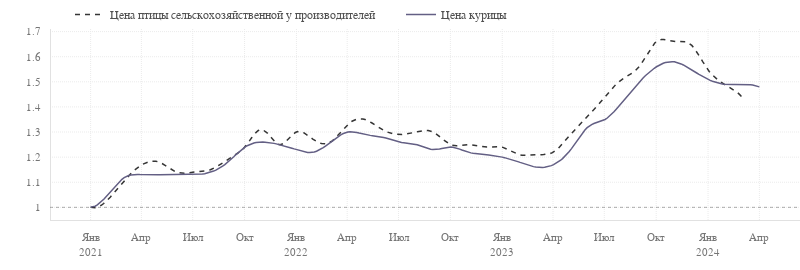

The cell this chart's notebook holds for it:
### Code cell
fig = go.Figure(layout=dict(width=800, height=270))


fig.add_trace(
    go.Scatter(
        x=smoothed(normalized_by_first(poultry_raw).round(2), datetime_index=True).index,
        y=smoothed(normalized_by_first(poultry_raw).round(2),  datetime_index=True).values.ravel(),
        mode='lines', line_color=palette[-5], line_dash='5px', hoverinfo='skip',
        name='Цена птицы сельскохозяйственной у производителей'
    )
)
fig.add_trace(
    go.Scatter(
        x=normalized_by_first(poultry_raw).round(2).index,
        y=normalized_by_first(poultry_raw).round(2).values.ravel(),
        marker=dict(opacity=0, size=5),
        mode='markers', line_color=palette[-5], showlegend=False,
        name='Цена птицы сельскохозяйственной у производителей'
    )
)
fig.add_trace(
    go.Scatter(
        x=smoothed(normalized_by_first(poultry).round(2), datetime_index=True).index,
        y=smoothed(normalized_by_first(poultry).round(2),  datetime_index=True).values.ravel(),
        mode='lines', line_color=palette[7], hoverinfo='skip', name='Цена курицы'
    )
)
fig.add_trace(
    go.Scatter(
        x=normalized_by_first(poultry).round(2).index,
        y=normalized_by_first(poultry).round(2).values.ravel(),
        marker=dict(opacity=0, size=5),
        mode='markers', line_color=palette[7], name='Цена курицы', showlegend=False
    )
)
fig.update_xaxes(
    dtick='M3',
    tickformat="%b<br>%Y",
    labelalias=xtickaliases
)
fig.update_yaxes(
    dtick=0.1
)

pl_hline(1)

fig.show(config=config)
pl_savefig(figure=fig, name='price-poultry', path=path_save_img, config=config, fmt='html')

### Figure 1 — Plotly figure (JSON) as saved in the notebook; plotly's stock layout.template omitted (floating-point values rounded to 4 significant figures; data arrays with more than 128 entries replaced by an {"elided": "..."} marker saying what was removed)
{"data": [{"hoverinfo": "skip", "line": {"color": "#353535", "dash": "5px"}, "mode": "lines", "name": "Цена птицы сельскохозяйственной у производителей", "type": "scatter", "x": {"elided": "300 str values"}, "y": {"elided": "300 float values"}}, {"line": {"color": "#353535"}, "marker": {"opacity": 0, "size": 5}, "mode": "markers", "name": "Цена птицы сельскохозяйственной у производителей", "showlegend": false, "type": "scatter", "x": ["2021-01-01T00:00:00", "2021-02-01T00:00:00", "2021-03-01T00:00:00", "2021-04-01T00:00:00", "2021-05-01T00:00:00", "2021-06-01T00:00:00", "2021-07-01T00:00:00", "2021-08-01T00:00:00", "2021-09-01T00:00:00", "2021-10-01T00:00:00", "2021-11-01T00:00:00", "2021-12-01T00:00:00", "2022-01-01T00:00:00", "2022-02-01T00:00:00", "2022-03-01T00:00:00", "2022-04-01T00:00:00", "2022-05-01T00:00:00", "2022-06-01T00:00:00", "2022-07-01T00:00:00", "2022-08-01T00:00:00", "2022-09-01T00:00:00", "2022-10-01T00:00:00", "2022-11-01T00:00:00", "2022-12-01T00:00:00", "2023-01-01T00:00:00", "2023-02-01T00:00:00", "2023-03-01T00:00:00", "2023-04-01T00:00:00", "2023-05-01T00:00:00", "2023-06-01T00:00:00", "2023-07-01T00:00:00", "2023-08-01T00:00:00", "2023-09-01T00:00:00", "2023-10-01T00:00:00", "2023-11-01T00:00:00", "2023-12-01T00:00:00", "2024-01-01T00:00:00", "2024-02-01T00:00:00", "2024-03-01T00:00:00"], "y": [1, 1.03, 1.11, 1.17, 1.18, 1.14, 1.14, 1.15, 1.19, 1.24, 1.31, 1.25, 1.3, 1.27, 1.26, 1.33, 1.35, 1.31, 1.29, 1.3, 1.3, 1.25, 1.25, 1.24, 1.24, 1.21, 1.21, 1.22, 1.29, 1.36, 1.44, 1.51, 1.56, 1.66, 1.66, 1.65, 1.55, 1.49, 1.44]}, {"hoverinfo": "skip", "line": {"color": "#635F84"}, "mode": "lines", "name": "Цена курицы", "type": "scatter", "x": {"elided": "300 str values"}, "y": {"elided": "300 float values"}}, {"line": {"color": "#635F84"}, "marker": {"opacity": 0, "size": 5}, "mode": "markers", "name": "Цена курицы", "showlegend": false, "type": "scatter", "x": ["2021-01-01T00:00:00", "2021-02-01T00:00:00", "2021-03-01T00:00:00", "2021-04-01T00:00:00", "2021-05-01T00:00:00", "2021-06-01T00:00:00", "2021-07-01T00:00:00", "2021-08-01T00:00:00", "2021-09-01T00:00:00", "2021-10-01T00:00:00", "2021-11-01T00:00:00", "2021-12-01T00:00:00", "2022-01-01T00:00:00", "2022-02-01T00:00:00", "2022-03-01T00:00:00", "2022-04-01T00:00:00", "2022-05-01T00:00:00", "2022-06-01T00:00:00", "2022-07-01T00:00:00", "2022-08-01T00:00:00", "2022-09-01T00:00:00", "2022-10-01T00:00:00", "2022-11-01T00:00:00", "2022-12-01T00:00:00", "2023-01-01T00:00:00", "2023-02-01T00:00:00", "2023-03-01T00:00:00", "2023-04-01T00:00:00", "2023-05-01T00:00:00", "2023-06-01T00:00:00", "2023-07-01T00:00:00", "2023-08-01T00:00:00", "2023-09-01T00:00:00", "2023-10-01T00:00:00", "2023-11-01T00:00:00", "2023-12-01T00:00:00", "2024-01-01T00:00:00", "2024-02-01T00:00:00", "2024-03-01T00:00:00", "2024-04-01T00:00:00"], "y": [1, 1.05, 1.12, 1.13, 1.13, 1.13, 1.13, 1.14, 1.18, 1.24, 1.26, 1.25, 1.23, 1.22, 1.26, 1.3, 1.29, 1.28, 1.26, 1.25, 1.23, 1.24, 1.22, 1.21, 1.2, 1.18, 1.16, 1.17, 1.23, 1.32, 1.35, 1.42, 1.5, 1.56, 1.58, 1.55, 1.51, 1.49, 1.49, 1.48]}], "layout": {"height": 270, "shapes": [{"line": {"color": "black", "dash": "3px", "width": 1}, "opacity": 0.3, "type": "line", "x0": 0, "x1": 1, "xref": "x domain", "y0": 1, "y1": 1, "yref": "y"}], "width": 800, "xaxis": {"autorange": true, "dtick": "M3", "labelalias": {"Apr<br>2021": "Апр", "Apr<br>2022": "Апр", "Apr<br>2023": "Апр", "Apr<br>2024": "Апр", "Aug<br>2021": "Авг", "Aug<br>2022": "Авг", "Aug<br>2023": "Авг", "Aug<br>2024": "Авг", "Dec<br>2021": "Дек", "Dec<br>2022": "Дек", "Dec<br>2023": "Дек", "Dec<br>2024": "Дек", "Feb<br>2021": "Фев", "Feb<br>2022": "Фев", "Feb<br>2023": "Фев", "Feb<br>2024": "Фев", "Jan<br>2021": "Янв<br>2021", "Jan<br>2022": "Янв<br>2022", "Jan<br>2023": "Янв<br>2023", "Jan<br>2024": "Янв<br>2024", "Jul<br>2021": "Июл", "Jul<br>2022": "Июл", "Jul<br>2023": "Июл", "Jul<br>2024": "Июл", "Jun<br>2021": "Июн", "Jun<br>2022": "Июн", "Jun<br>2023": "Июн", "Jun<br>2024": "Июн", "Mar<br>2021": "Мар", "Mar<br>2022": "Мар", "Mar<br>2023": "Мар", "Mar<br>2024": "Мар", "May<br>2021": "Май", "May<br>2022": "Май", "May<br>2023": "Май", "May<br>2024": "Май", "Nov<br>2021": "Ноя", "Nov<br>2022": "Ноя", "Nov<br>2023": "Ноя", "Nov<br>2024": "Ноя", "Oct<br>2021": "Окт", "Oct<br>2022": "Окт", "Oct<br>2023": "Окт", "Oct<br>2024": "Окт", "Sep<br>2021": "Сен", "Sep<br>2022": "Сен", "Sep<br>2023": "Сен", "Sep<br>2024": "Сен"}, "range": ["2020-10-20 22:52:42.6168", "2024-06-12 01:07:17.3832"], "tickformat": "%b<br>%Y", "type": "date"}, "yaxis": {"autorange": true, "dtick": 0.1, "range": [0.9495, 1.711], "type": "linear"}}}
